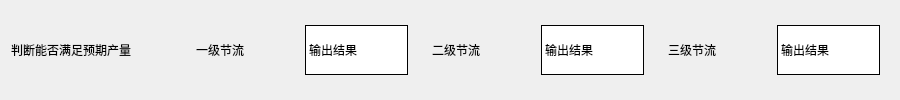
                         <widget class="QFrame" name="frame_13">
                          <property name="sizePolicy">
                           <sizepolicy hsizetype="Expanding" vsizetype="Expanding">
                            <horstretch>0</horstretch>
                            <verstretch>0</verstretch>
                           </sizepolicy>
                          </property>
                          <property name="minimumSize">
                           <size>
                            <width>900</width>
                            <height>90</height>
                           </size>
                          </property>
                          <property name="maximumSize">
                           <size>
                            <width>16777215</width>
                            <height>16777215</height>
                           </size>
                          </property>
                          <property name="styleSheet">
                           <string notr="true">border:0px</string>
                          </property>
                          <property name="frameShape">
                           <enum>QFrame::StyledPanel</enum>
                          </property>
                          <property name="frameShadow">
                           <enum>QFrame::Raised</enum>
                          </property>
                          <layout class="QHBoxLayout" name="horizontalLayout_4">
                           <property name="bottomMargin">
                            <number>11</number>
                           </property>
                           <item>
                            <widget class="QLabel" name="label_30">
                             <property name="minimumSize">
                              <size>
                               <width>170</width>
                               <height>0</height>
                              </size>
                             </property>
                             <property name="maximumSize">
                              <size>
                               <width>170</width>
                               <height>16777215</height>
                              </size>
                             </property>
                             <property name="styleSheet">
                              <string notr="true">font: 20pt &quot;黑体&quot;; </string>
                             </property>
                             <property name="text">
                              <string>判断能否满足预期产量</string>
                             </property>
                             <property name="wordWrap">
                              <bool>true</bool>
                             </property>
                            </widget>
                           </item>
                           <item>
                            <widget class="QFrame" name="frame_30">
                             <property name="frameShape">
                              <enum>QFrame::StyledPanel</enum>
                             </property>
                             <property name="frameShadow">
                              <enum>QFrame::Raised</enum>
                             </property>
                             <layout class="QHBoxLayout" name="horizontalLayout_28">
                              <property name="topMargin">
                               <number>1</number>
                              </property>
                              <property name="bottomMargin">
                               <number>1</number>
                              </property>
                              <item>
                               <widget class="QLabel" name="label_55">
                                <property name="sizePolicy">
                                 <sizepolicy hsizetype="Preferred" vsizetype="Preferred">
                                  <horstretch>0</horstretch>
                                  <verstretch>0</verstretch>
                                 </sizepolicy>
                                </property>
                                <property name="maximumSize">
                                 <size>
                                  <width>16777215</width>
                                  <height>16777215</height>
                                 </size>
                                </property>
                                <property name="styleSheet">
                                 <string notr="true">font: 14pt &quot;黑体&quot;;</string>
                                </property>
                                <property name="text">
                                 <string>一级节流</string>
                                </property>
                               </widget>
                              </item>
                              <item>
                               <widget class="QLabel" name="P2">
                                <property name="minimumSize">
                                 <size>
                                  <width>100</width>
                                  <height>45</height>
                                 </size>
                                </property>
                                <property name="maximumSize">
                                 <size>
                                  <width>16777215</width>
                                  <height>50</height>
                                 </size>
                                </property>
                                <property name="styleSheet">
                                 <string notr="true">font: 75 12pt &quot;宋体&quot;;
border-bottom: 1px solid rgb(0,0,0);

border:1px inset;
background-color: rgb(255, 255, 255);</string>
                                </property>
                                <property name="text">
                                 <string>输出结果</string>
                                </property>
                               </widget>
                              </item>
                             </layout>
                            </widget>
                           </item>
                           <item>
                            <widget class="QFrame" name="frame_31">
                             <property name="frameShape">
                              <enum>QFrame::StyledPanel</enum>
                             </property>
                             <property name="frameShadow">
                              <enum>QFrame::Raised</enum>
                             </property>
                             <layout class="QHBoxLayout" name="horizontalLayout_29">
                              <property name="topMargin">
                               <number>1</number>
                              </property>
                              <property name="bottomMargin">
                               <number>1</number>
                              </property>
                              <item>
                               <widget class="QLabel" name="label_56">
                                <property name="sizePolicy">
                                 <sizepolicy hsizetype="Preferred" vsizetype="Preferred">
                                  <horstretch>0</horstretch>
                                  <verstretch>0</verstretch>
                                 </sizepolicy>
                                </property>
                                <property name="maximumSize">
                                 <size>
                                  <width>16777215</width>
                                  <height>16777215</height>
                                 </size>
                                </property>
                                <property name="styleSheet">
                                 <string notr="true">font: 14pt &quot;黑体&quot;;</string>
                                </property>
                                <property name="text">
                                 <string>二级节流</string>
                                </property>
                               </widget>
                              </item>
                              <item>
                               <widget class="QLabel" name="P22">
                                <property name="minimumSize">
                                 <size>
                                  <width>100</width>
                                  <height>45</height>
                                 </size>
                                </property>
                                <property name="maximumSize">
                                 <size>
                                  <width>16777215</width>
                                  <height>50</height>
                                 </size>
                                </property>
                                <property name="styleSheet">
                                 <string notr="true">font: 75 12pt &quot;宋体&quot;;
border-bottom: 1px solid rgb(0,0,0);

border:1px inset;
background-color: rgb(255, 255, 255);</string>
                                </property>
                                <property name="text">
                                 <string>输出结果</string>
                                </property>
                               </widget>
                              </item>
                             </layout>
                            </widget>
                           </item>
                           <item>
                            <widget class="QFrame" name="frame_32">
                             <property name="frameShape">
                              <enum>QFrame::StyledPanel</enum>
                             </property>
                             <property name="frameShadow">
                              <enum>QFrame::Raised</enum>
                             </property>
                             <layout class="QHBoxLayout" name="horizontalLayout_31">
                              <property name="topMargin">
                               <number>1</number>
                              </property>
                              <property name="bottomMargin">
                               <number>1</number>
                              </property>
                              <item>
                               <widget class="QLabel" name="label_60">
                                <property name="sizePolicy">
                                 <sizepolicy hsizetype="Preferred" vsizetype="Preferred">
                                  <horstretch>0</horstretch>
                                  <verstretch>0</verstretch>
                                 </sizepolicy>
                                </property>
                                <property name="maximumSize">
                                 <size>
                                  <width>16777215</width>
                                  <height>16777215</height>
                                 </size>
                                </property>
                                <property name="styleSheet">
                                 <string notr="true">font: 14pt &quot;黑体&quot;;</string>
                                </property>
                                <property name="text">
                                 <string>三级节流</string>
                                </property>
                               </widget>
                              </item>
                              <item>
                               <widget class="QLabel" name="P222">
                                <property name="minimumSize">
                                 <size>
                                  <width>100</width>
                                  <height>45</height>
                                 </size>
                                </property>
                                <property name="maximumSize">
                                 <size>
                                  <width>16777215</width>
                                  <height>50</height>
                                 </size>
                                </property>
                                <property name="styleSheet">
                                 <string notr="true">font: 75 12pt &quot;宋体&quot;;
border-bottom: 1px solid rgb(0,0,0);

border:1px inset;
background-color: rgb(255, 255, 255);</string>
                                </property>
                                <property name="text">
                                 <string>输出结果</string>
                                </property>
                               </widget>
                              </item>
                             </layout>
                            </widget>
                           </item>
                          </layout>
                         </widget>
